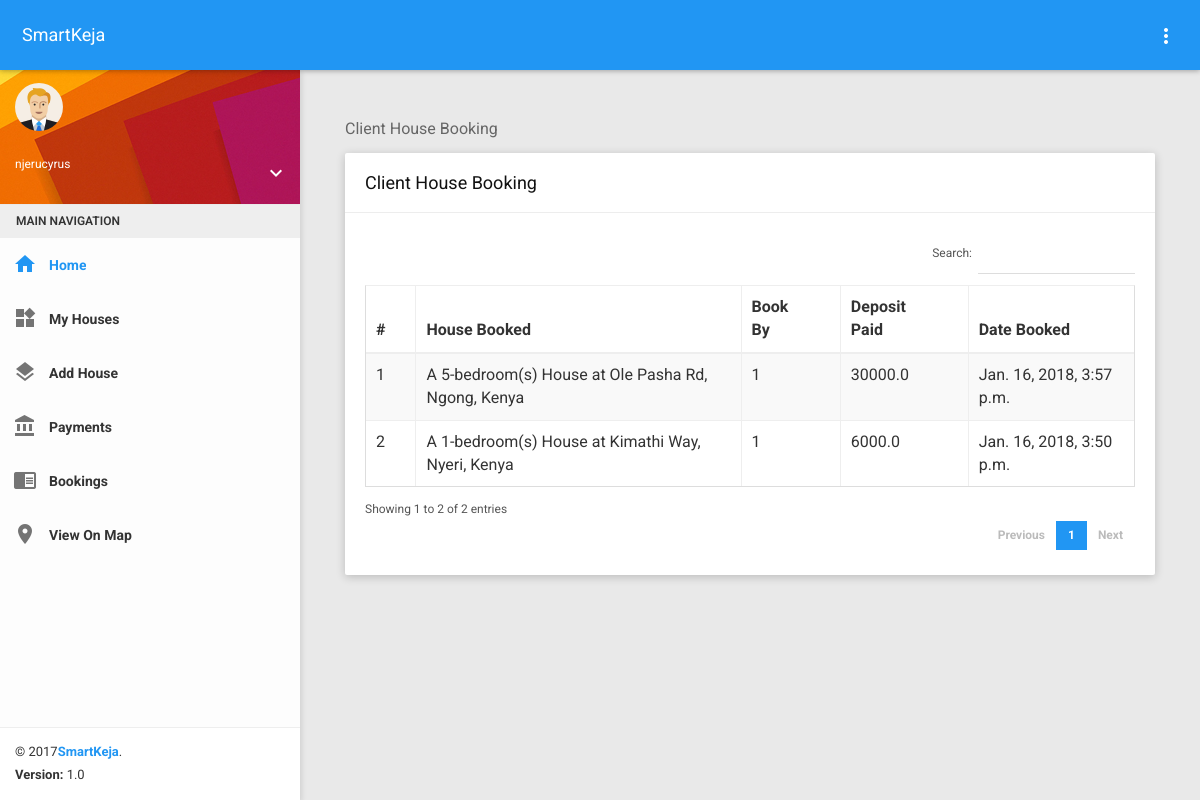
The app's page /dashboard/bookings/ (signed in) with its own data.
### smarthouse/models.py (models this page shows, shortened)
class Booking(models.Model):
    house = models.ForeignKey(House)
    booked_by = models.CharField(max_length=20, null=True, default='')
    date_booked = models.DateTimeField(auto_now_add=True)
    cleared = models.BooleanField(default=False)
    deposit_amount = models.FloatField()

class House(models.Model):
    managed_by = models.ForeignKey(User)
    lat = models.FloatField()
    lng = models.FloatField()
    location = models.CharField(max_length=200)
    rent_price = models.FloatField()
    sale_price = models.FloatField()
    bedrooms = models.IntegerField()
    description = models.TextField()
    on_sale = models.BooleanField(default=False)
    is_available = models.BooleanField(default=True)
    primary_img = models.ImageField(upload_to='uploads/')
    is_published = models.BooleanField(default=False)
    date_posted = models.DateTimeField(auto_now_add=True)
    class Meta:
        ordering = ('-is_available', '-date_posted')
    def __str__(self):
        return "A {}-bedroom(s) House at {}".format(self.bedrooms, self.location)

### smarthouse/views.py (the view)
# urls.py: url(r'^dashboard/bookings/$', views.MyClientHouseBookingView.as_view(), name='my_house_booking'),
class MyClientHouseBookingView(LoginRequiredMixin, ListView):
    template_name = 'dashboard/pages/myhousebookings.html'
    model = Booking
    context_object_name = 'bookings'
    login_url = '/login'
    def get_queryset(self):
        return self.model.objects.filter(house__managed_by=self.request.user)

### smarthouse/context_processors.py (called while the page is built)
def get_account_type(request):
    account_type = ''
    phone_number = ''
    context = dict({})
    try:
        if request.user.is_authenticated:
            agent_exists = Agent.objects.filter(user=request.user)[:1].exists()
            if agent_exists:
                account_type = 'agent'
                agent = Agent.objects.get(user=request.user)
                phone_number = agent.phone_number
            if request.user.is_staff:
                account_type = "owner"
                house_owner = HouseOwner.objects.get(user=request.user)
                phone_number = house_owner.phone_number
            if not request.user.is_staff and not agent_exists:
                account_type = "client"
    except (Agent.DoesNotExist, HouseOwner.DoesNotExist):
        pass
    context['account_type'] = account_type
    context['phone_number'] = phone_number
    return context

def get_house_posts(request):
    context = dict({})
    houses = House.objects.all()
    context['house_options'] = houses
    return context

### smartkeja/templates/dashboard/pages/myhousebookings.html (shortened to what this page needs)
{% extends 'dashboard/index.html' %}
{% block content %}
  <div class="container-fluid">
        <div class="block-header">
            <h2>
             Client House Booking
            </h2>
        </div>
        <div class="row clearfix">
            <div class="col-lg-12 col-md-12 col-sm-12 col-xs-12">
                <div class="card">
                    <div class="header">
                        <h2>
                            Client House Booking
                        </h2>
                    </div>
                    <div class="body">
                        <div class="table-responsive" style="font-size: 12px;">
                            <table class="table table-bordered table-striped table-hover dataTable js-exportable">
                                <thead>
                                <tr>
                                    <th>#</th>
                                    <th>House Booked</th>
                                    <th>Book By </th>
                                    <th>Deposit Paid</th>
                                    <th>Date Booked</th>
                                </tr>
                                </thead>
                                <tbody>
                                {% for booking in bookings %}
                                    <tr>
                                        <td>{{ forloop.counter }}</td>
                                        <td>{{ booking.house }}</td>
                                        <td>{{ booking.booked_by }}</td>
                                        <td>{{ booking.deposit_amount }}</td>
                                        <td>{{ booking.date_booked }}</td>
                                    </tr>
                                {% endfor %}
                                </tbody>
                            </table>
                        </div>
                    </div>
                </div>
            </div>
        </div>
    </div>
{% endblock %}

### smartkeja/templates/dashboard/index.html (shortened to what this page needs)
﻿{% load staticfiles %}
<!DOCTYPE html>
<html>
<head>
    {% include 'css.html' %}
</head>
<body class="theme-blue">
    <nav class="navbar">
        <div class="container-fluid">
            <div class="navbar-header">
                <a class="navbar-brand" href="#">SmartKeja</a>
            </div>
            <div class="collapse navbar-collapse" id="navbar-collapse">
                <ul class="nav navbar-nav navbar-right">
                    <li class="pull-right"><a href="javascript:void(0);" class="js-right-sidebar" data-close="true"><i class="material-icons">more_vert</i></a></li>
                </ul>
            </div>
        </div>
    </nav>
    <section>
        <aside id="leftsidebar" class="sidebar">
            <div class="user-info">
                <div class="image">
                    <img src="{% static 'images/user.png' %}" width="48" height="48" alt="User" />
                </div>
                <div class="info-container">
                    <div class="email">{{ request.user }}</div>
                    <div class="btn-group user-helper-dropdown">
                        <i class="material-icons" data-toggle="dropdown" aria-haspopup="true" aria-expanded="true">keyboard_arrow_down</i>
                    </div>
                </div>
            </div>
            <div class="menu">
                <ul class="list">
                    <li class="header">MAIN NAVIGATION</li>
                    <li class="active">
                        <a href="{% url 'smarthouse:dashboard_index' %}">
                            <i class="material-icons">home</i>
                            <span>Home</span>
                        </a>
                    </li>
                    <li>
                        <a href="{% url 'smarthouse:myposts' %}">
                            <i class="material-icons">widgets</i>
                            <span>My Houses</span>
                        </a>
                    </li>
                    <li>
                        <a href="{% url 'smarthouse:post_house' %}">
                            <i class="material-icons">layers</i>
                            <span>Add House</span>
                        </a>
                    </li>
                    <li>
                        <a href="{% url 'smarthouse:payments' %}">
                            <i class="material-icons">account_balance</i>
                            <span>Payments</span>
                        </a>
                    </li>
                    <li>
                        <a href="{% url 'smarthouse:my_house_booking' %}">
                            <i class="material-icons">chrome_reader_mode</i>
                            <span>Bookings</span>
                        </a>
                    </li>
                    <li>
                        <a href="{% url 'smarthouse:map_view' %}">
                            <i class="material-icons">place</i>
                            <span>View On Map</span>
                        </a>
                    </li>
                </ul>
            </div>
            <div class="legal">
                <div class="copyright">
                    &copy; 2017<a href="javascript:void(0);">SmartKeja</a>.
                </div>
                <div class="version">
                    <b>Version: </b> 1.0
                </div>
            </div>
        </aside>
    </section>
    <section class="content">
        <div class="container-fluid">
            <div class="row clearfix">
                <div class="col-xs-12 col-sm-12 col-md-12 col-lg-12">
                    {% block content %}{% endblock %}
                </div>
            </div>
        </div>
    </section>
</body>
</html>

### smartkeja/static_files/css/themes/all-themes.css (style rules this page uses)
.theme-blue .navbar { background-color: #2196F3; }
.theme-blue .navbar-brand { color: #fff; }
.theme-blue .nav > li > a { color: #fff; }
.theme-blue .sidebar .menu .list li.active { background-color: transparent; }
.theme-blue .sidebar .menu .list li.active > :first-child i, .theme-blue .sidebar .menu .list li.active > :first-child span { color: #2196F3; }
.theme-blue .sidebar .legal { background-color: #fff; }
.theme-blue .sidebar .legal .copyright a { color: #2196F3 !important; }

### records on screen
Booking: house "A 5-bedroom(s) House at Ole Pasha Rd, Ngong, Kenya", booked_by "1", deposit_amount "30000.0", date_booked "Jan. 16, 2018, 3:57 p.m."
Booking: house "A 1-bedroom(s) House at Kimathi Way, Nyeri, Kenya", booked_by "1", deposit_amount "6000.0", date_booked "Jan. 16, 2018, 3:50 p.m."

### other values on screen
{{ request.user }} "njerucyrus"
